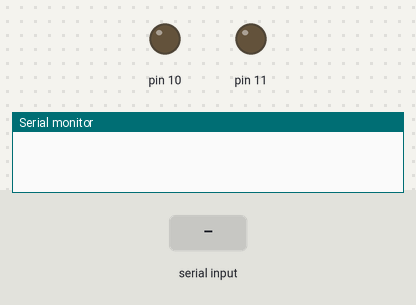
Bench run of a sketch on a simulated Arduino Uno, built with avr-gcc and run on an emulated ATmega328P. On the bench: output pins drawn as LEDs (lit = HIGH), the last lines printed to the serial monitor. The test bench sets the inputs (shaded band).

Above: at 1.2 s.
1.3 s: "a" received over Serial
At 2.5 s:
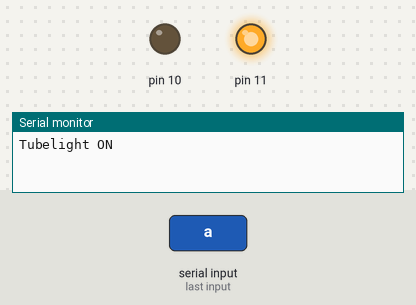
2.8 s: "c" received over Serial
At 3.9 s:
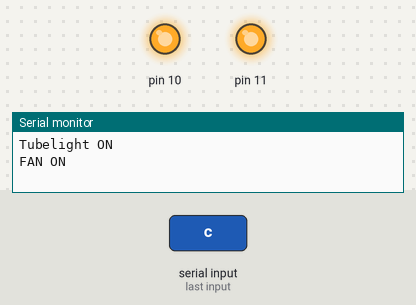
4.3 s: "b" received over Serial
At 5.0 s:
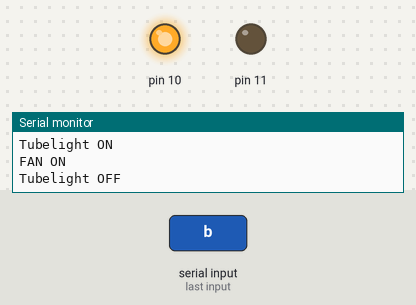
Timing chart, 0 to 7.3 s (numbered marks = the images above; inputs shaded):
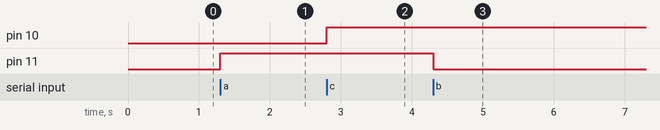

Measured:
- after the input at 1.3 s, pin 11: LOW → HIGH at once
- after the input at 2.8 s, pin 10: LOW → HIGH at once
- after the input at 4.3 s, pin 11: HIGH → LOW at once

The sketch:

serialexp.ino
```cpp
void setup() {
  pinMode(11,OUTPUT);
   pinMode(10,OUTPUT);
  Serial.begin(9600);
}
void loop() {
  char ch;
      if(Serial.available()>0)   //if Serial data available?
      {
          ch= Serial.read();  //if yes, read data in ch variable
          switch(ch)
           {
                case 'a': digitalWrite(11,HIGH); // LED ON
                          Serial.println("Tubelight ON");
                          break;
                case 'b': digitalWrite(11,LOW); //LED OFF
                          Serial.println("Tubelight OFF");
                          break;
                case 'c': digitalWrite(10,HIGH); // LED ON
                          Serial.println("FAN ON");
                          break;
                case 'd': digitalWrite(10,LOW); //LED OFF
                          Serial.println("FAN OFF");
                          break;
           }
      }
}
```
